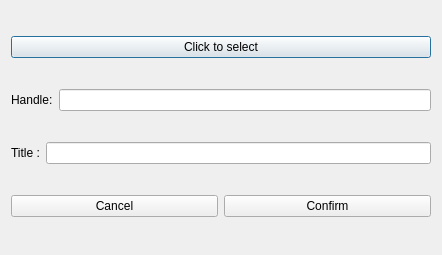
<?xml version="1.0" encoding="UTF-8"?>
<ui version="4.0">
 <class>WindowSelectDialog</class>
 <widget class="QDialog" name="WindowSelectDialog">
  <property name="geometry">
   <rect>
    <x>0</x>
    <y>0</y>
    <width>442</width>
    <height>255</height>
   </rect>
  </property>
  <property name="windowTitle">
   <string>Select Window:</string>
  </property>
  <layout class="QVBoxLayout" name="verticalLayout">
   <item>
    <widget class="QPushButton" name="selectButton">
     <property name="text">
      <string>Click to select</string>
     </property>
    </widget>
   </item>
   <item>
    <layout class="QHBoxLayout" name="horizontalLayout">
     <item>
      <widget class="QLabel" name="label">
       <property name="text">
        <string>Handle:</string>
       </property>
      </widget>
     </item>
     <item>
      <widget class="QLineEdit" name="handleLineEdit"/>
     </item>
    </layout>
   </item>
   <item>
    <layout class="QHBoxLayout" name="horizontalLayout_2">
     <item>
      <widget class="QLabel" name="label_2">
       <property name="text">
        <string>Title :</string>
       </property>
      </widget>
     </item>
     <item>
      <widget class="QLineEdit" name="titleLineEdit"/>
     </item>
    </layout>
   </item>
   <item>
    <layout class="QHBoxLayout" name="horizontalLayout_3">
     <item>
      <widget class="QPushButton" name="cancelButton">
       <property name="text">
        <string>Cancel</string>
       </property>
      </widget>
     </item>
     <item>
      <widget class="QPushButton" name="confirmButton">
       <property name="text">
        <string>Confirm</string>
       </property>
      </widget>
     </item>
    </layout>
   </item>
  </layout>
 </widget>
 <resources/>
 <connections>
  <connection>
   <sender>selectButton</sender>
   <signal>clicked()</signal>
   <receiver>WindowSelectDialog</receiver>
   <slot>OnSelectWindowButtonClicked()</slot>
   <hints>
    <hint type="sourcelabel">
     <x>220</x>
     <y>24</y>
    </hint>
    <hint type="destinationlabel">
     <x>220</x>
     <y>127</y>
    </hint>
   </hints>
  </connection>
  <connection>
   <sender>cancelButton</sender>
   <signal>clicked()</signal>
   <receiver>WindowSelectDialog</receiver>
   <slot>OnCancelButtonClicked()</slot>
   <hints>
    <hint type="sourcelabel">
     <x>114</x>
     <y>212</y>
    </hint>
    <hint type="destinationlabel">
     <x>220</x>
     <y>127</y>
    </hint>
   </hints>
  </connection>
  <connection>
   <sender>confirmButton</sender>
   <signal>clicked()</signal>
   <receiver>WindowSelectDialog</receiver>
   <slot>OnConfirmButtonClicked()</slot>
   <hints>
    <hint type="sourcelabel">
     <x>327</x>
     <y>212</y>
    </hint>
    <hint type="destinationlabel">
     <x>220</x>
     <y>127</y>
    </hint>
   </hints>
  </connection>
 </connections>
 <slots>
  <slot>OnSelectWindowButtonClicked()</slot>
  <slot>OnCancelButtonClicked()</slot>
  <slot>OnConfirmButtonClicked()</slot>
 </slots>
</ui>
